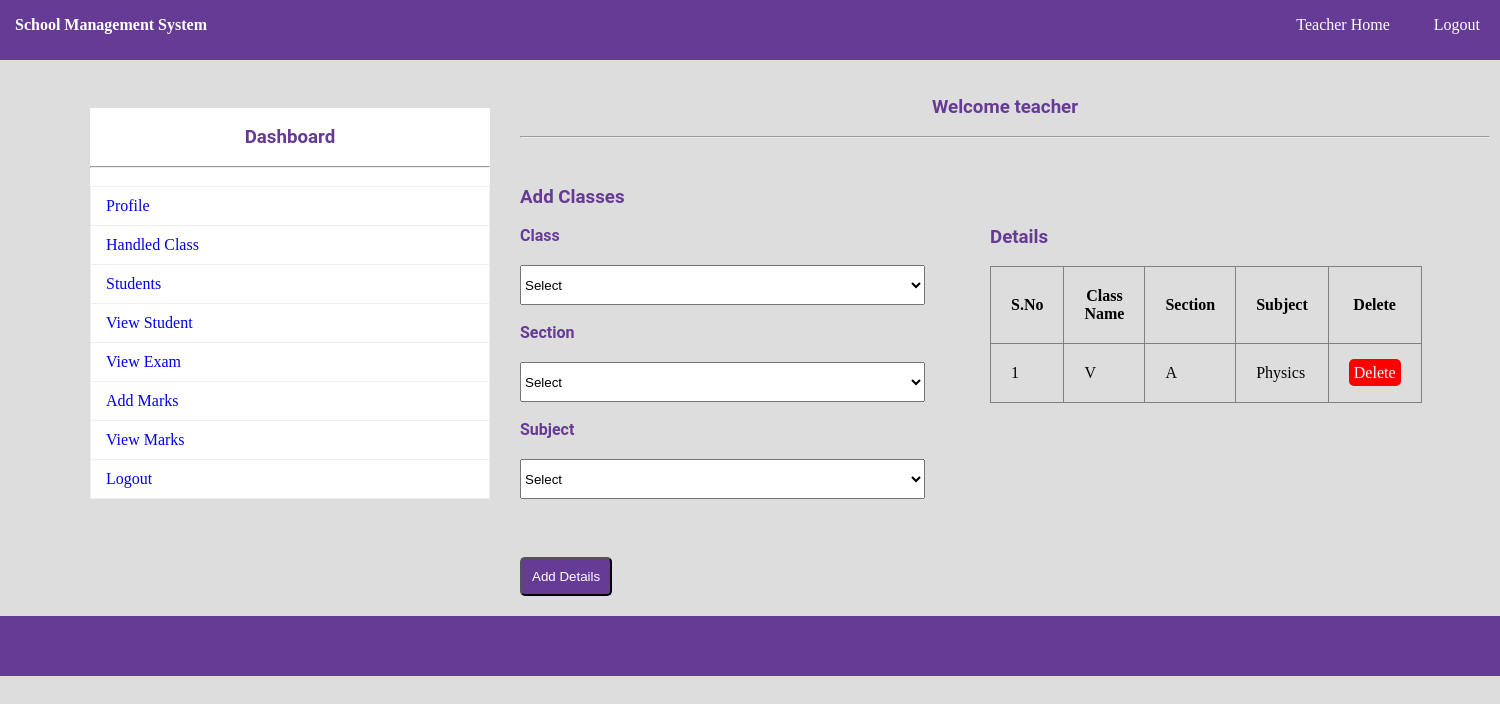
The page /handle_class.php (signed in) on the database its author committed.
### tables this page shows
CREATE TABLE `hclass` (
  `HID` int(11) NOT NULL,
  `TID` int(11) NOT NULL,
  `CLA` varchar(150) NOT NULL,
  `SEC` varchar(150) NOT NULL,
  `SUB` varchar(150) NOT NULL
);

### handle_class.php (the view, shortened to what this page needs)
<?php
	include"database.php";
?>
<!DOCTYPE html>
<html>
	<head>
		<link rel="stylesheet" type="text/css" href="css/style.css">
	</head>
	<body>
		<?php include"navbar.php";?><br>
			<div id="section">
				<?php include"sidebar.php";?><br>
					<h3 class="text">Welcome <?php echo $_SESSION["TNAME"]; ?></h3><br><hr><br>
				<div class="content">
					<h3>Add Classes</h3><br>
					<div class="lbox1">
					<form  method="post" action="<?php echo $_SERVER["PHP_SELF"];?>">
					<label>Class</label><br>
						<select name="cla" required class="input3">
							<?php
								$sl="select DISTINCT(CNAME) from class";
								$r=$db->query($sl);
								 if($r->num_rows>0)
								 {
									 echo "<option value=''>Select</option>";
								 }
							?>
						</select>
					<br><br>
					<label>Section</label><br>
						<select name="sec" required class="input3">
						<?php
							$sl="select DISTINCT(CSEC) from class";
							$r=$db->query($sl);
								if($r->num_rows>0)
								{
									echo "<option value=''>Select</option>";
								}
						?>
						</select><br></br>
					<label>Subject</label><br>
						<select name="sub" required class="input3">
						<?php
							$s="select * from sub";
							$re=$db->query($s);
							if($re->num_rows>0)
							{
								echo "<option value=''>Select</option>";
							}
						?>
						</select>
					<br><br>
					<button type="submit" class="btn" name="submit">Add  Details</button>
					</form>
					</div>
					<div class="rbox1">
					<h3> Details</h3><br>
					<table border="1px" >
						<tr>
							<th>S.No</th>
							<th>Class Name</th>
							<th>Section</th>
							<th>Subject</th>
							<th>Delete</th>
						</tr>
						<?php
							$s="select * from hclass";
							$res=$db->query($s);
							if($res->num_rows>0)
							{
								$i=0;
								while($r=$res->fetch_assoc())
								{
									$i++;
									echo"
									<tr>
										<td>{$i}</td>
										<td>{$r["CLA"]}</td>
										<td>{$r["SEC"]}</td>
										<td>{$r["SUB"]}</td>
										<td><a href='hclass.php?id={$r["HID"]}' class='btnr'>Delete</a></td>
									</tr>
									";
								}
							}
						?>
						</table>
					</div>
				</div>
			</div>
				<?php include"footer.php";?>
	</body>
</html>

### css/style.css (style rules this page uses)
* { padding:0px; margin:0px; }
html { background:#dddddd; }
a { text-decoration:none; }
h1,h2,h3,h4,h5,h6,label { font-family:roboto; color:#663b95; }
.btn { border-radius:5px; padding:10px; background:#663b95; color:white; margin-top:40px; }
.btnr { border-radius:5px; padding:5px; background:#ff0000; color:white; }
label { font-weight:bold; }
.text { text-align:center; }
#section { height:auto; width:1400px; margin-left:90px; font-family:cambria; }
.content { margin-top:30px; height:auto; width:900px; float:left; }
tr,td,th { padding:20px; }
.input3 { width:90%; height:40px; margin-top:20px; }
table { border-collapse:collapse; }
.lbox1 { width:50%; margin-right:20px; float:left; }
.rbox1 { width:45%; float:left; }
.rbox1 table { width:100%; }

### rows shown on the page
hclass: CLA "V", SEC "A", SUB "Physics"

### other values the page prints
$_SESSION["TNAME"] "teacher"
